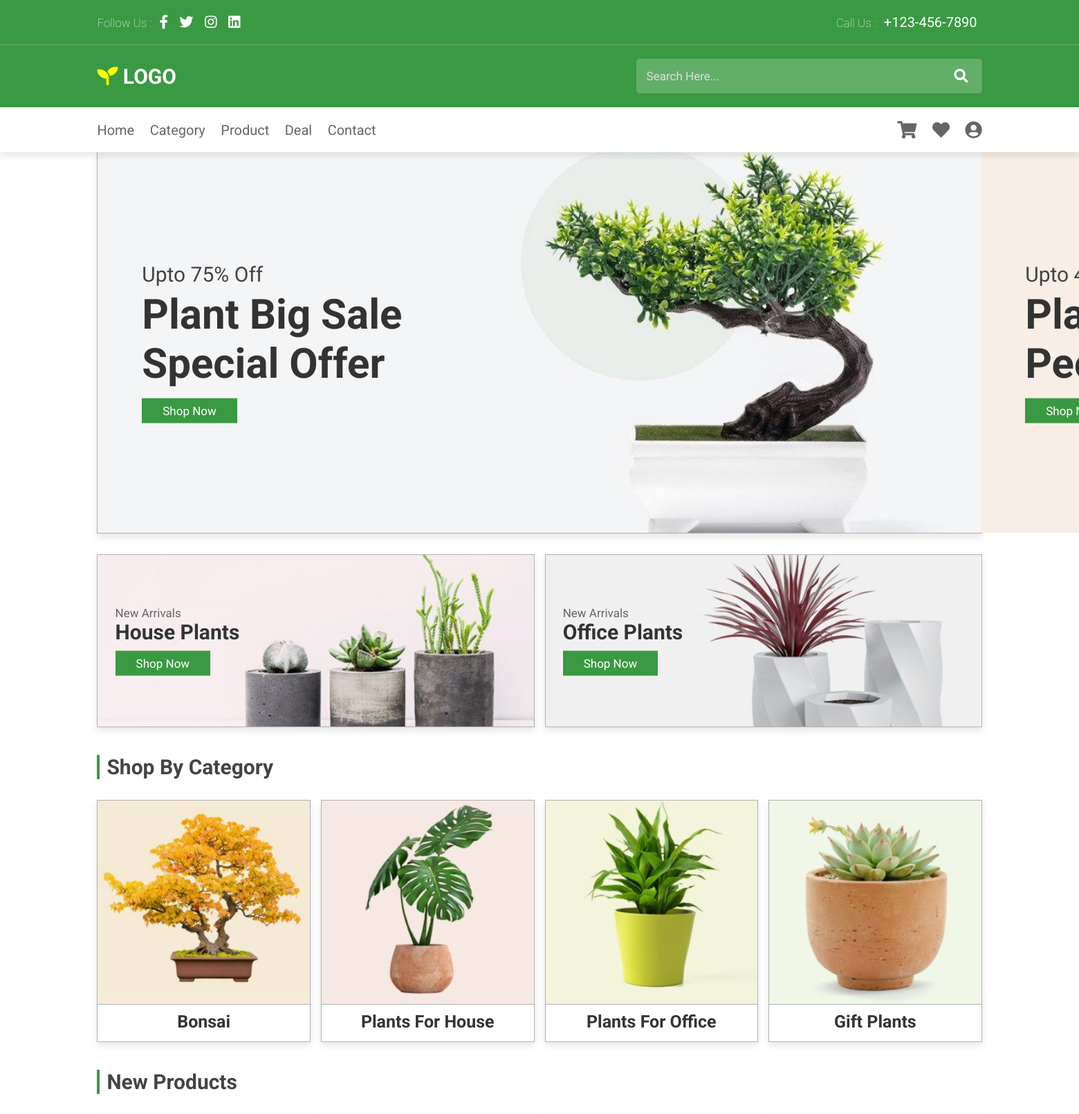
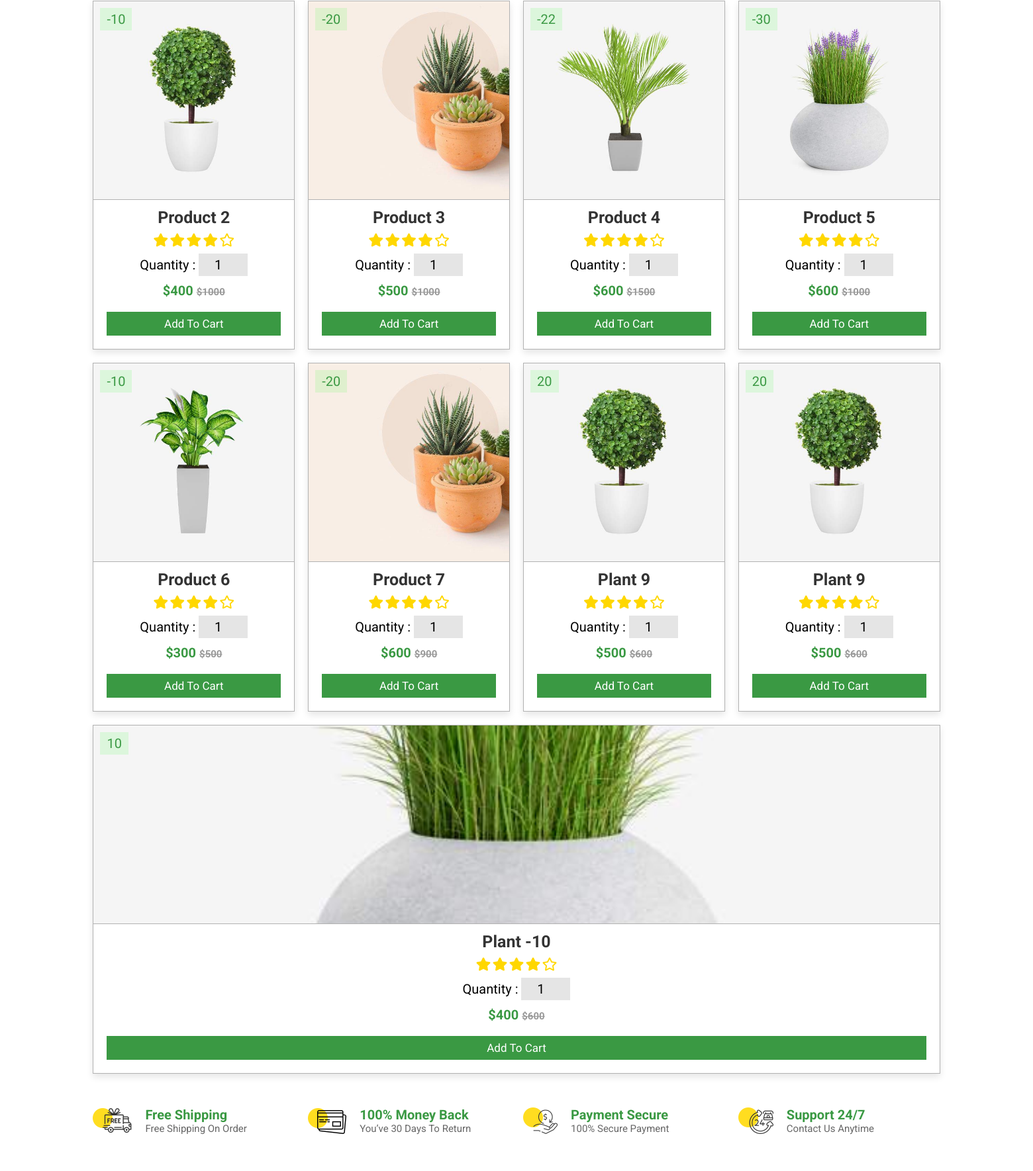
The page / (upper part) on the database its author committed (2 pictures, top to bottom).
### purchage/models/product.py (models this page shows, shortened)
class Product(models.Model):
    discount = models.IntegerField(default = 0)
    image = models.ImageField(upload_to = "upload/image")
    product_name = models.CharField(max_length = 30)
    price = models.IntegerField(default = 0)
    original_price = models.IntegerField(default = 0)
    def get_all_products():
        return Product.objects.all()

### purchage/views.py (the view, shortened to what this page needs)
# urls.py: path("",views.index)
def index(request):
    products = Product.get_all_products()
    return  render(request,"index.html",{'myproduct':products})

### Templates/index.html (shortened to what this page needs)
<!DOCTYPE html>
<html lang="en">
<head>
    <link rel="stylesheet" href="https://unpkg.com/swiper/swiper-bundle.min.css" />
    <link rel="stylesheet" href="https://cdnjs.cloudflare.com/ajax/libs/font-awesome/5.15.3/css/all.min.css">
    <link rel="stylesheet" href="/static/css/style.css">
</head>
<body>
<header>
    <div class="header-1">
        <div class="share">
            <span> follow us : </span>
            <a href="#" class="fab fa-facebook-f"></a>
            <a href="#" class="fab fa-twitter"></a>
            <a href="#" class="fab fa-instagram"></a>
            <a href="#" class="fab fa-linkedin"></a>
        </div>
        <div class="call">
            <span> call us : </span>
            <a href="#">+123-456-7890</a>
        </div>
    </div>
    <div class="header-2">
        <a href="#" class="logo"> <i class="fas fa-seedling"></i> LOGO </a>
        <form action="" class="search-bar-container">
            <input type="search" id="search-bar" placeholder="search here...">
            <label for="search-bar" class="fas fa-search"></label>
        </form>
    </div>
    <div class="header-3">
        <nav class="navbar">
            <a href="#home">home</a>
            <a href="#category">category</a>
            <a href="#product">product</a>
            <a href="#deal">deal</a>
            <a href="#contact">contact</a>
        </nav>
        <div class="icons">
            <a href="#" class="fas fa-shopping-cart"></a>
            <a href="#" class="fas fa-heart"></a>
            <a href="#" class="fas fa-user-circle"></a>
        </div>
    </div>
</header>
<section class="home" id="home">
    <div class="swiper-container home-slider">
        <div class="swiper-wrapper">
            <div class="swiper-slide">
                <div class="box" style="background: url(/static/images/slider1.jpg);">
                    <div class="content">
                        <span>upto 75% off</span>
                        <h3>plant big sale special offer</h3>
                        <a href="#" class="btn">shop now</a>
                    </div>
                </div>
            </div>
            <div class="swiper-slide">
                <div class="box" style="background: url(/static/images/slider2.jpg);">
                    <div class="content">
                        <span>upto 45% off</span>
                        <h3>plant make people happy</h3>
                        <a href="#" class="btn">shop now</a>
                    </div>
                </div>
            </div>
        </div>
    </div>
</section>
<section class="banner-container">
    <div class="banner">
        <img src="images/banner1.jpg" alt="">
        <div class="content">
            <span>new arrivals</span>
            <h3>house plants</h3>
            <a href="#" class="btn">shop now</a>
        </div>
    </div>
    <div class="banner">
        <img src="images/banner2.jpg" alt="">
        <div class="content">
            <span>new arrivals</span>
            <h3>office plants</h3>
            <a href="#" class="btn">shop now</a>
        </div>
    </div>
</section>
<section class="category" id="category">
<h1 class="heading"> shop by category </h1>
<div class="box-container">
    <div class="box">
        <img src="/static/images/cat1.jpg" alt="">
        <div class="content">
            <h3>bonsai</h3>
        </div>
    </div>
    <div class="box">
        <img src="/static/images/cat2.jpg" alt="">
        <div class="content">
            <h3>plants for house</h3>
        </div>
    </div>
    <div class="box">
        <img src="/static/images/cat3.jpg" alt="">
        <div class="content">
            <h3>plants for office</h3>
        </div>
    </div>
    <div class="box">
        <img src="/static/images/cat4.jpg" alt="">
        <div class="content">
            <h3>gift plants</h3>
        </div>
    </div>
</div>
</section>
<section class="product" id="product">
<h1 class="heading"> new products </h1>
<div class="box-container">
    {% for product in myproduct %}
    <div class="box">
        <span class="discount">{{product.discount}}</span>
        <img src="{{product.image.url}}" alt="">
        <h3>{{product.product_name}}</h3>
        <div class="stars">
            <i class="fas fa-star"></i>
            <i class="fas fa-star"></i>
            <i class="fas fa-star"></i>
            <i class="fas fa-star"></i>
            <i class="far fa-star"></i>
        </div>
        <div class="quantity">
            <span> quantity : </span>
            <input type="number" min="1" max="100" value="1">
        </div>
        <div class="price">${{product.price}} <span>${{product.original_price}}</span></div>
        <a href="#" class="btn">add to cart</a>
    </div>
    {% endfor %}
</div>
</section>
<section class="icons-container">
    <div class="icon">
        <img src="/static/images/icon1.png" alt="">
        <div class="content">
            <h3>free shipping</h3>
            <p>Free shipping on order</p>
        </div>
    </div>
    <div class="icon">
        <img src="/static/images/icon2.png" alt="">
        <div class="content">
            <h3>100% Money Back</h3>
            <p>You’ve 30 days to Return</p>
        </div>
    </div>
    <div class="icon">
        <img src="/static/images/icon3.png" alt="">
        <div class="content">
            <h3>Payment Secure</h3>
            <p>100% secure payment</p>
        </div>
    </div>
    <div class="icon">
        <img src="/static/images/icon4.png" alt="">
        <div class="content">
            <h3>Support 24/7</h3>
            <p>Contact us anytime</p>
        </div>
    </div>
</section>
<section class="deal" id="deal">
</section>
</body>
</html>

### rows shown on the page
Product: discount "-10", image (picture), product_name "Product 2", price "400", original_price "1000"
Product: discount "-20", image (picture), product_name "Product 3", price "500", original_price "1000"
Product: discount "-22", image (picture), product_name "Product 4", price "600", original_price "1500"
Product: discount "-30", image (picture), product_name "Product 5", price "600", original_price "1000"
Product: discount "-10", image (picture), product_name "Product 6", price "300", original_price "500"
Product: discount "-20", image (picture), product_name "Product 7", price "600", original_price "900"
Product: discount "20", image (picture), product_name "Plant 9", price "500", original_price "600"
Product: discount "20", image (picture), product_name "Plant 9", price "500", original_price "600"
Product: discount "10", image (picture), product_name "Plant -10", price "400", original_price "600"
